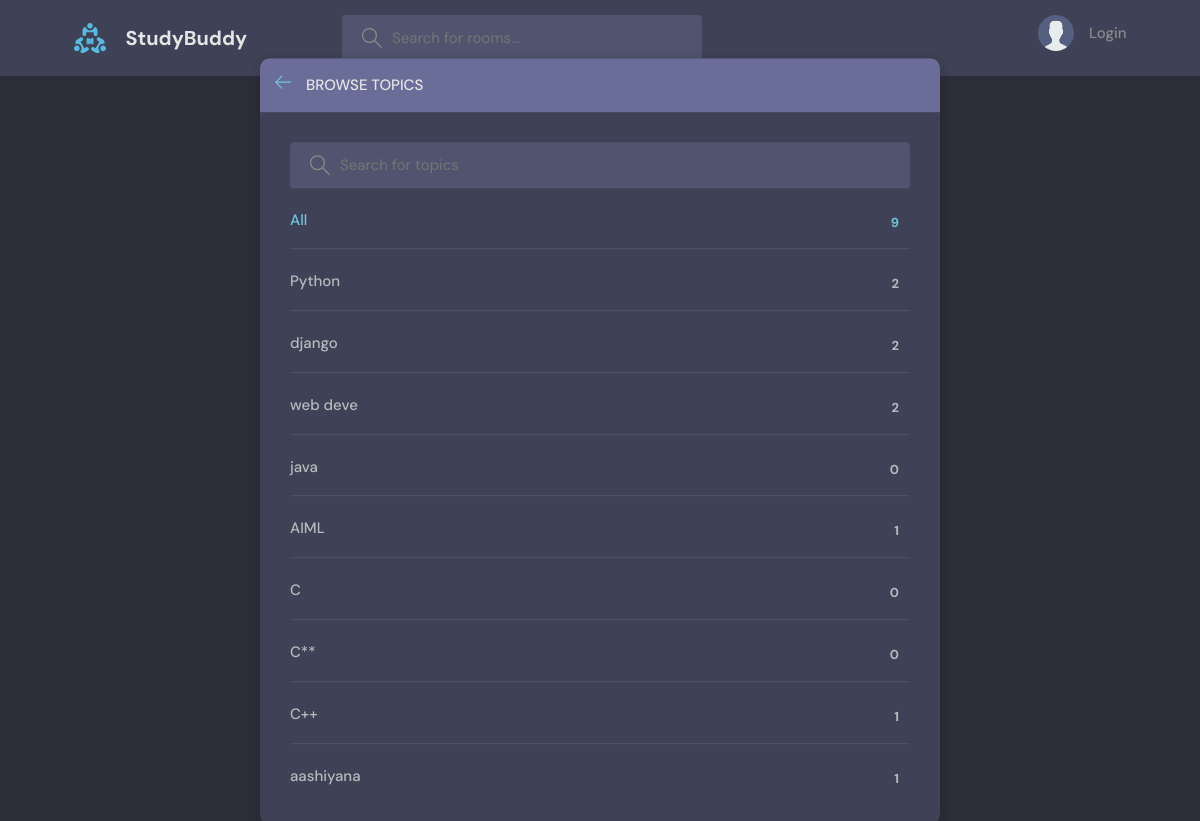
Page /topics/ on the committed database.
### base/models.py (models this page shows, shortened)
class Topic(models.Model):
    name=models.CharField(max_length=200)

### base/views.py (the view)
# urls.py: path('topics/',views.topicsPage, name="topics"),
def topicsPage(request):
    q=request.GET.get('q') if request.GET.get('q')!=None else ''
    topics = Topic.objects.filter(name__icontains=q)
    return render(request,'base/topics.html',{'topics':topics})

### base/templates/base/topics.html (shortened to what this page needs)
{% extends 'main.html'%}
{% block content %}
    <main class="create-room layout">
      <div class="container">
        <div class="layout__box">
          <div class="layout__boxHeader">
            <div class="layout__boxTitle">
              <a href="{% url 'home' %}">
                <svg version="1.1" xmlns="http://www.w3.org/2000/svg" width="32" height="32" viewBox="0 0 32 32">
                  <title>arrow-left</title>
                  <path
                    d="M13.723 2.286l-13.723 13.714 13.719 13.714 1.616-1.611-10.96-10.96h27.625v-2.286h-27.625l10.965-10.965-1.616-1.607z"
                  ></path>
                </svg>
              </a>
              <h3>Browse Topics</h3>
            </div>
          </div>
          <div class="topics-page layout__body">
            <form action="" method="GET" class="header__search">
              <label>
                <input name="q" placeholder="Search for topics" />
              </label>
            </form>
            <ul class="topics__list">
              <li>
                <a href="{% url 'topics' %}" class="active">All <span>{{topics.count}}</span></a>
              </li>
              {% for topic in topics %}
              <li>
                <a href="{% url 'home' %}?q={{topic.name}}">{{topic.name}} <span>{{topic.room_set.all.count}}</span></a>
              </li>
              {% endfor %}
            </ul>
          </div>
        </div>
      </div>
    </main>
{% endblock %}

### static/styles/style.css (style rules this page uses)
:root { --color-main: #71c6dd; --color-main-light: #e1f6fb; --color-dark: #3f4156; --color-dark-medium: #51546e; --color-dark-light: #696d97; --color-light: #e5e5e5; --color-gray: #8b8b8b; --color-light-gray: #b2bdbd; --color-bg: #2d2d39; --color-success: #5dd693; --color-error: #fc4b0b; }
* { font-family: "DM Sans", -apple-system, BlinkMacSystemFont, "Segoe UI", Roboto, Oxygen, Ubuntu, Cantarell, "Open Sans", "Helvetica Neue", sans-serif; margin: 0; padding: 0; box-sizing: border-box; text-rendering: optimizeLegibility; font-size: inherit; }
html { font-size: 56.25%; }
@media only screen and (min-width: 1200px) { html { font-size: 62.5%; } }
body { line-height: 1.6; font-weight: 400; font-size: 1.5rem; color: var(--color-light-gray); background-color: var(--color-bg); min-height: 100vh; }
a { display: inline-block; color: var(--color-main); text-decoration: none; }
.container { max-width: 120rem; width: 90%; margin: auto; }
.header__search > label { background-color: var(--color-dark-medium); padding: 1.3rem 1rem; display: flex; align-items: center; gap: 1rem; border-radius: 4px; }
.header__search svg { fill: var(--color-gray); width: 2rem; height: 2rem; margin-left: 1rem; }
.header__search input { width: 30rem; background: transparent; border: none; outline: none; color: var(--color-light); }
.layout { margin-top: 2.4rem; }
.layout > .container { display: flex; justify-content: space-between; align-items: flex-start; }
.layout__box { width: 90%; max-width: 48rem; min-height: 40rem; position: absolute; top: 50%; left: 50%; transform: translate(-50%, -46%); background-color: var(--color-dark); border-radius: 1rem; box-shadow: 1px 1px 6px 3px rgba(0, 0, 0, 0.1); overflow: hidden; }
.layout__boxHeader { display: flex; padding: 1.5rem; background-color: var(--color-dark-light); }
.layout__boxTitle { display: flex; gap: 1.5rem; align-items: center; }
.layout__boxTitle h3 { text-transform: uppercase; font-weight: 500; color: var(--color-light); }
.layout__boxTitle svg { width: 1.6rem; height: 1.6rem; fill: var(--color-main); }
.layout__body { margin: 3rem; }
.topics__list { list-style: none; }
.topics__list li a { display: flex; justify-content: space-between; margin-bottom: 3rem; font-weight: 500; color: var(--color-light-gray); transition: all 0.3s ease-in-out; }
.topics__list li a.active, .topics__list li a:hover { color: var(--color-main); }
.topics__list li a span { padding: 0.5rem 1rem; background-color: var(--color-dark); border-radius: 3px; font-size: 1.3rem; font-weight: 700; letter-spacing: 1px; }
.topics-page .topics__list li:not(:last-child) a { margin: 2rem 0; padding-bottom: 1rem; text-decoration: none; border-bottom: 1px solid var(--color-dark-medium); }
.topics-page .header__search { display: block; }
.create-room.layout .layout__box { max-width: 68rem; }

### rows in the picture
Topic: name "Python", room_set.all.count "2"
Topic: name "django", room_set.all.count "2"
Topic: name "web deve", room_set.all.count "2"
Topic: name "java", room_set.all.count "0"
Topic: name "AIML", room_set.all.count "1"
Topic: name "C", room_set.all.count "0"
Topic: name "C**", room_set.all.count "0"
Topic: name "C++", room_set.all.count "1"
Topic: name "aashiyana", room_set.all.count "1"

### other values in the picture
{{ topics.count }} "9"
